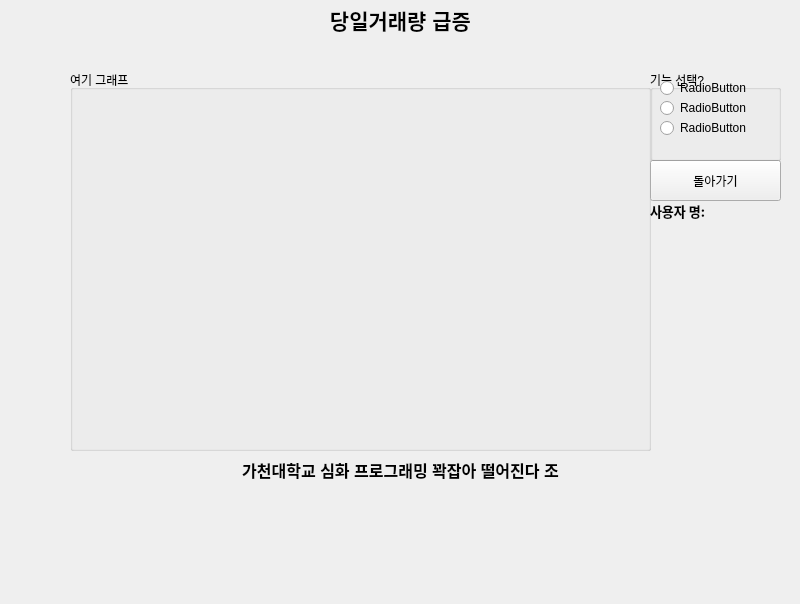
<?xml version="1.0" encoding="UTF-8"?>
<ui version="4.0">
 <class>Form</class>
 <widget class="QWidget" name="Form">
  <property name="geometry">
   <rect>
    <x>0</x>
    <y>0</y>
    <width>800</width>
    <height>604</height>
   </rect>
  </property>
  <property name="windowTitle">
   <string>Form</string>
  </property>
  <widget class="QLabel" name="label">
   <property name="geometry">
    <rect>
     <x>0</x>
     <y>0</y>
     <width>801</width>
     <height>41</height>
    </rect>
   </property>
   <property name="text">
    <string>&lt;html&gt;&lt;head/&gt;&lt;body&gt;&lt;p align=&quot;center&quot;&gt;&lt;span style=&quot; font-size:16pt; font-weight:600;&quot;&gt;당일거래량 급증&lt;/span&gt;&lt;/p&gt;&lt;/body&gt;&lt;/html&gt;</string>
   </property>
   <property name="alignment">
    <set>Qt::AlignCenter</set>
   </property>
   <property name="wordWrap">
    <bool>false</bool>
   </property>
  </widget>
  <widget class="QGroupBox" name="groupBox_2">
   <property name="geometry">
    <rect>
     <x>70</x>
     <y>70</y>
     <width>581</width>
     <height>381</height>
    </rect>
   </property>
   <property name="title">
    <string>여기 그래프</string>
   </property>
  </widget>
  <widget class="QPushButton" name="Back_To_Main_In_Volume_Day">
   <property name="geometry">
    <rect>
     <x>650</x>
     <y>160</y>
     <width>131</width>
     <height>41</height>
    </rect>
   </property>
   <property name="text">
    <string>돌아가기</string>
   </property>
  </widget>
  <widget class="QLabel" name="label_2">
   <property name="geometry">
    <rect>
     <x>0</x>
     <y>450</y>
     <width>801</width>
     <height>41</height>
    </rect>
   </property>
   <property name="text">
    <string>&lt;html&gt;&lt;head/&gt;&lt;body&gt;&lt;p align=&quot;center&quot;&gt;&lt;span style=&quot; font-size:12pt; font-weight:600;&quot;&gt;가천대학교 심화 프로그래밍 꽉잡아 떨어진다 조&lt;/span&gt;&lt;/p&gt;&lt;/body&gt;&lt;/html&gt;</string>
   </property>
   <property name="alignment">
    <set>Qt::AlignCenter</set>
   </property>
   <property name="wordWrap">
    <bool>false</bool>
   </property>
  </widget>
  <widget class="QGroupBox" name="groupBox">
   <property name="geometry">
    <rect>
     <x>650</x>
     <y>70</y>
     <width>131</width>
     <height>91</height>
    </rect>
   </property>
   <property name="title">
    <string>기능 선택?</string>
   </property>
   <widget class="QRadioButton" name="radioButton">
    <property name="geometry">
     <rect>
      <x>10</x>
      <y>10</y>
      <width>90</width>
      <height>16</height>
     </rect>
    </property>
    <property name="text">
     <string>RadioButton</string>
    </property>
   </widget>
   <widget class="QRadioButton" name="radioButton_2">
    <property name="geometry">
     <rect>
      <x>10</x>
      <y>30</y>
      <width>90</width>
      <height>16</height>
     </rect>
    </property>
    <property name="text">
     <string>RadioButton</string>
    </property>
   </widget>
   <widget class="QRadioButton" name="radioButton_3">
    <property name="geometry">
     <rect>
      <x>10</x>
      <y>50</y>
      <width>90</width>
      <height>16</height>
     </rect>
    </property>
    <property name="text">
     <string>RadioButton</string>
    </property>
   </widget>
  </widget>
  <widget class="QLabel" name="label_3">
   <property name="geometry">
    <rect>
     <x>650</x>
     <y>200</y>
     <width>81</width>
     <height>21</height>
    </rect>
   </property>
   <property name="font">
    <font>
     <family>Agency FB</family>
     <pointsize>10</pointsize>
     <weight>75</weight>
     <bold>true</bold>
    </font>
   </property>
   <property name="text">
    <string>사용자 명:</string>
   </property>
  </widget>
  <widget class="QLabel" name="username">
   <property name="geometry">
    <rect>
     <x>720</x>
     <y>200</y>
     <width>121</width>
     <height>21</height>
    </rect>
   </property>
   <property name="font">
    <font>
     <family>Agency FB</family>
     <pointsize>10</pointsize>
     <weight>75</weight>
     <bold>true</bold>
    </font>
   </property>
   <property name="text">
    <string/>
   </property>
  </widget>
 </widget>
 <resources/>
 <connections/>
</ui>
